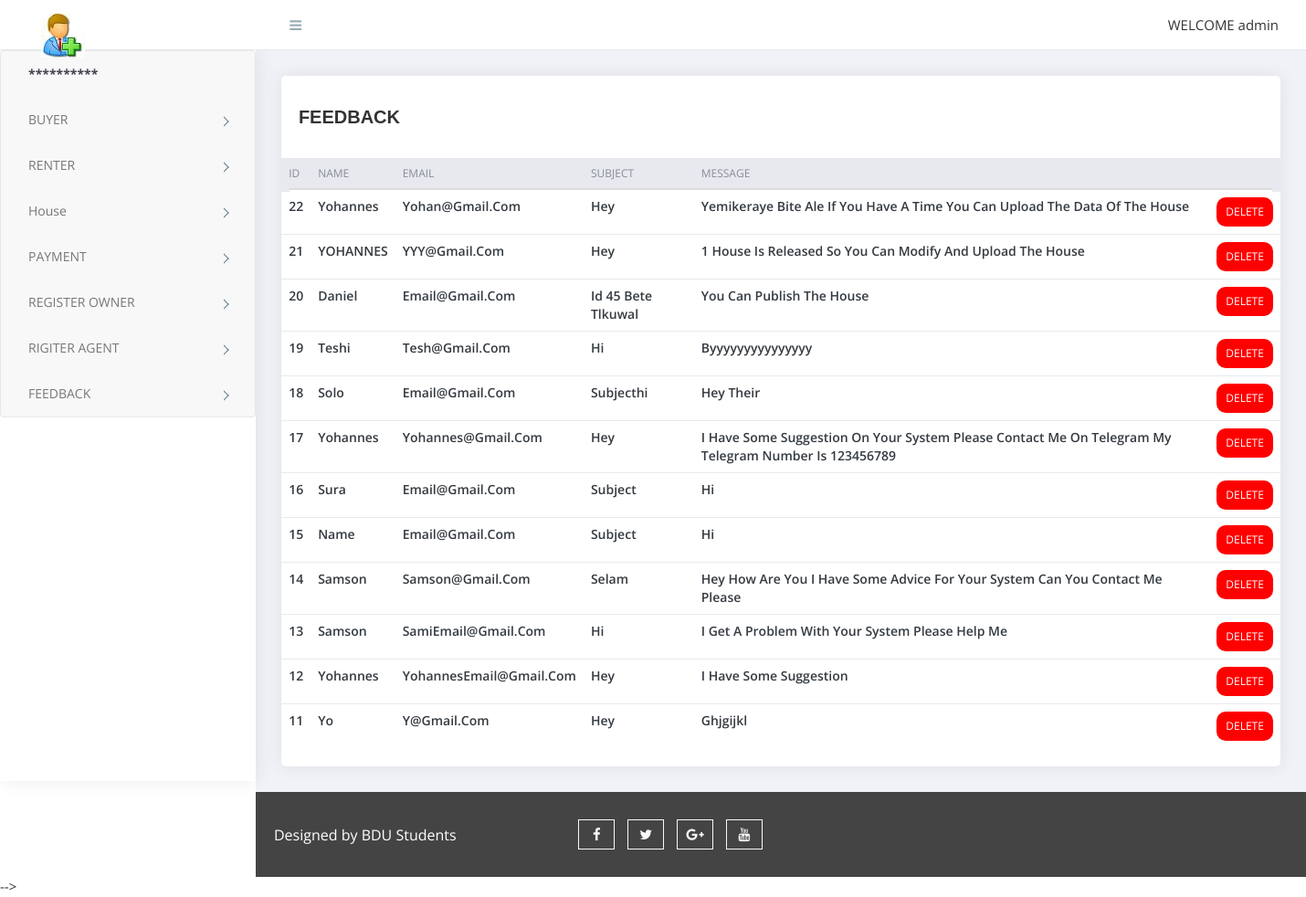
The page /admin/feedback.php (signed in) on the database its author committed.
### tables this page shows
CREATE TABLE `feedback` (
  `id` int(11) NOT NULL,
  `Name` varchar(50) NOT NULL,
  `Email` varchar(50) NOT NULL,
  `Subject` varchar(100) NOT NULL,
  `Message` varchar(500) NOT NULL
);

### admin/feedback.php (the view, shortened to what this page needs)
<?php
require('top.inc.php');
$sql="select * from feedback order by id desc";
$res=mysqli_query($conn,$sql);
?>
<div class="content pb-0">
	<div class="orders">
	   <div class="row">
		  <div class="col-xl-12">
			 <div class="card">
				<div class="card-body">
				   <h4 class="box-title">FEEDBACK </h4>
				</div>
				<div class="card-body--">
				   <div class="table-stats order-table ov-h">
					  <table class="table ">
						 <thead>
							<tr>
							   <th>ID</th>
							   <th>Name</th>
							   <th>Email</th>
							   <th>Subject</th>
						       <th>Message</th>
							   <th></th>
							</tr>
						 </thead>
						 <tbody>
							<?php
							while($row=mysqli_fetch_assoc($res)){?>
							<tr>
										<td><?php echo $row['id']?></td>
										<td><?php echo $row['Name']?></td>
										<td><?php echo $row['Email']?></td>
										<td><?php echo $row['Subject']?></td>
										<td><?php echo $row['Message']?></td>
							   <td>
								<?php
								echo "<span class='badge badge-delete'><a href='?type=delete&id=".$row['Name']."'>Delete</a></span>";
								?>
							   </td>
							</tr>
							<?php } ?>
						 </tbody>
					  </table>
				   </div>
				</div>
			 </div>
		  </div>
	   </div>
	</div>
</div>
<?php
require('footer.inc.php');
?>

### admin/assets/css/style.css (style rules this page uses)
body { display: table; font-family: open sans, sans-serif; font-size: 16px; width: 100% }
a, button { text-decoration: none; outline: none!important; color: #878787; -webkit-transition: all .25s ease; transition: all .25s ease }
h1, h2, h3, h4, h5, h6 { margin: 0 }
.pb-0 { padding-bottom: 0 }
.ov-h { overflow: hidden }
.order-table { position: relative }
.order-table:after, .order-table:before { content: ""; position: absolute; top: 0; height: 37px; width: 10px; background: #e8e9ef }
.order-table:after { right: -1px }
.order-table:before { left: -1px }
.order-table tr th { background: #e8e9ef }
.order-table tr td:last-child, .order-table tr th:last-child { text-align: right }
.order-table tr:last-child td { border: none }
.order-table .badge { color: #fff; padding: 10px; text-transform: uppercase; font-weight: 400 }
.order-table .badge-delete { background: #FF0000 }
.content { float: left; padding: 1.875em; width: 100% }
.card { margin-bottom: 1.875em; border-radius: 5px; padding: 0; border: 0 solid transparent; -webkit-box-shadow: 0 0 20px rgba(0, 0, 0, .08); box-shadow: 0 0 20px rgba(0, 0, 0, .08) }
.card .box-title { font-weight: 600; font-size: 20px; padding: 5px 0 }
.card .card-body { float: left; padding: 1.25em; position: relative; width: 100% }
.card h4 { font-size: 1.1rem }
.table-stats table { font-family: open sans }
.table-stats table th, .table-stats table td { border: none; border-bottom: 1px solid #e8e9ef; color: #868e96; font-size: 12px; font-weight: 400; padding: .75em 1.25em; text-transform: uppercase }
.table-stats table td { color: #343a40; font-size: 14px; font-weight: 600; text-transform: capitalize; vertical-align: middle }
.badge a { color:#fff; }

### rows shown on the page
feedback: id "22", Name "Yohannes", Email "Yohan@gmail.com", Subject "Hey", Message "Yemikeraye Bite Ale If You Have A Time You Can Upload The Data Of The House"
feedback: id "21", Name "YOHANNES", Email "YYY@gmail.com", Subject "Hey", Message "1 House Is Released So You Can Modify And Upload The House"
feedback: id "20", Name "Daniel", Email "Email@gmail.com", Subject "Id 45 Bete Tlkuwal", Message "You Can Publish The House"
feedback: id "19", Name "Teshi", Email "Tesh@gmail.com", Subject "Hi", Message "Byyyyyyyyyyyyyyy"
feedback: id "18", Name "Solo", Email "Email@gmail.com", Subject "Subjecthi", Message "Hey Their"
feedback: id "17", Name "Yohannes", Email "Yohannes@gmail.com", Subject "Hey", Message "I Have Some Suggestion On Your System Please Contact Me On Telegram My Telegram Number Is 123456789"
feedback: id "16", Name "Sura", Email "Email@gmail.com", Subject "Subject", Message "Hi"
feedback: id "15", Name "Name", Email "Email@gmail.com", Subject "Subject", Message "Hi"
feedback: id "14", Name "Samson", Email "Samson@gmail.com", Subject "Selam", Message "Hey How Are You I Have Some Advice For Your System Can You Contact Me Please"
feedback: id "13", Name "Samson", Email "SamiEmail@gmail.com", Subject "Hi", Message "I Get A Problem With Your System Please Help Me"
feedback: id "12", Name "Yohannes", Email "YohannesEmail@gmail.com", Subject "Hey", Message "I Have Some Suggestion"
feedback: id "11", Name "Yo", Email "Y@gmail.com", Subject "Hey", Message "Ghjgijkl"

### other values the page prints
$_SESSION['ADMIN_USERNAME'] "admin"
